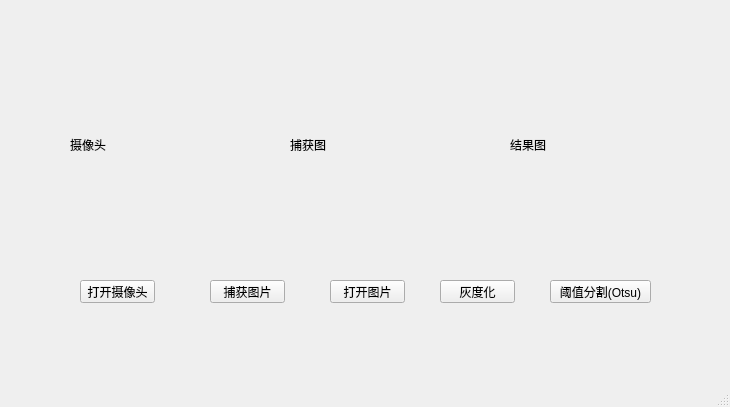
<?xml version="1.0" encoding="UTF-8"?>
<ui version="4.0">
 <class>MainWindow</class>
 <widget class="QMainWindow" name="MainWindow">
  <property name="geometry">
   <rect>
    <x>0</x>
    <y>0</y>
    <width>730</width>
    <height>407</height>
   </rect>
  </property>
  <property name="windowTitle">
   <string>MainWindow</string>
  </property>
  <widget class="QWidget" name="centralwidget">
   <widget class="QPushButton" name="btnOpenCamera">
    <property name="geometry">
     <rect>
      <x>80</x>
      <y>280</y>
      <width>75</width>
      <height>23</height>
     </rect>
    </property>
    <property name="text">
     <string>打开摄像头</string>
    </property>
   </widget>
   <widget class="QPushButton" name="btnReadImage">
    <property name="geometry">
     <rect>
      <x>330</x>
      <y>280</y>
      <width>75</width>
      <height>23</height>
     </rect>
    </property>
    <property name="text">
     <string>打开图片</string>
    </property>
   </widget>
   <widget class="QPushButton" name="btnGray">
    <property name="geometry">
     <rect>
      <x>440</x>
      <y>280</y>
      <width>75</width>
      <height>23</height>
     </rect>
    </property>
    <property name="text">
     <string>灰度化</string>
    </property>
   </widget>
   <widget class="QPushButton" name="btnCapture">
    <property name="geometry">
     <rect>
      <x>210</x>
      <y>280</y>
      <width>75</width>
      <height>23</height>
     </rect>
    </property>
    <property name="text">
     <string>捕获图片</string>
    </property>
   </widget>
   <widget class="QLabel" name="labelCamera">
    <property name="geometry">
     <rect>
      <x>70</x>
      <y>70</y>
      <width>150</width>
      <height>150</height>
     </rect>
    </property>
    <property name="text">
     <string>摄像头</string>
    </property>
   </widget>
   <widget class="QLabel" name="labelCapture">
    <property name="geometry">
     <rect>
      <x>290</x>
      <y>70</y>
      <width>150</width>
      <height>150</height>
     </rect>
    </property>
    <property name="text">
     <string>捕获图</string>
    </property>
   </widget>
   <widget class="QLabel" name="labelResult">
    <property name="geometry">
     <rect>
      <x>510</x>
      <y>70</y>
      <width>150</width>
      <height>150</height>
     </rect>
    </property>
    <property name="text">
     <string>结果图</string>
    </property>
   </widget>
   <widget class="QPushButton" name="btnThreshold">
    <property name="geometry">
     <rect>
      <x>550</x>
      <y>280</y>
      <width>101</width>
      <height>23</height>
     </rect>
    </property>
    <property name="text">
     <string>阈值分割(Otsu)</string>
    </property>
   </widget>
  </widget>
  <widget class="QMenuBar" name="menubar">
   <property name="geometry">
    <rect>
     <x>0</x>
     <y>0</y>
     <width>730</width>
     <height>23</height>
    </rect>
   </property>
  </widget>
  <widget class="QStatusBar" name="statusbar"/>
 </widget>
 <resources/>
 <connections>
  <connection>
   <sender>btnOpenCamera</sender>
   <signal>clicked()</signal>
   <receiver>MainWindow</receiver>
   <slot>btnOpenCamera_Clicked()</slot>
   <hints>
    <hint type="sourcelabel">
     <x>183</x>
     <y>375</y>
    </hint>
    <hint type="destinationlabel">
     <x>176</x>
     <y>51</y>
    </hint>
   </hints>
  </connection>
  <connection>
   <sender>btnCapture</sender>
   <signal>clicked()</signal>
   <receiver>MainWindow</receiver>
   <slot>btnCapture_Clicked()</slot>
   <hints>
    <hint type="sourcelabel">
     <x>292</x>
     <y>373</y>
    </hint>
    <hint type="destinationlabel">
     <x>317</x>
     <y>76</y>
    </hint>
   </hints>
  </connection>
  <connection>
   <sender>btnReadImage</sender>
   <signal>clicked()</signal>
   <receiver>MainWindow</receiver>
   <slot>btnReadImage_Clicked()</slot>
   <hints>
    <hint type="sourcelabel">
     <x>378</x>
     <y>371</y>
    </hint>
    <hint type="destinationlabel">
     <x>411</x>
     <y>34</y>
    </hint>
   </hints>
  </connection>
  <connection>
   <sender>btnGray</sender>
   <signal>clicked()</signal>
   <receiver>MainWindow</receiver>
   <slot>btnGray_Clicked()</slot>
   <hints>
    <hint type="sourcelabel">
     <x>491</x>
     <y>372</y>
    </hint>
    <hint type="destinationlabel">
     <x>547</x>
     <y>70</y>
    </hint>
   </hints>
  </connection>
  <connection>
   <sender>btnThreshold</sender>
   <signal>clicked()</signal>
   <receiver>MainWindow</receiver>
   <slot>btnThreshold_Clicked()</slot>
   <hints>
    <hint type="sourcelabel">
     <x>646</x>
     <y>373</y>
    </hint>
    <hint type="destinationlabel">
     <x>688</x>
     <y>96</y>
    </hint>
   </hints>
  </connection>
 </connections>
 <slots>
  <slot>btnOpenCamera_Clicked()</slot>
  <slot>btnCapture_Clicked()</slot>
  <slot>btnReadImage_Clicked()</slot>
  <slot>btnGray_Clicked()</slot>
  <slot>btnThreshold_Clicked()</slot>
 </slots>
</ui>
